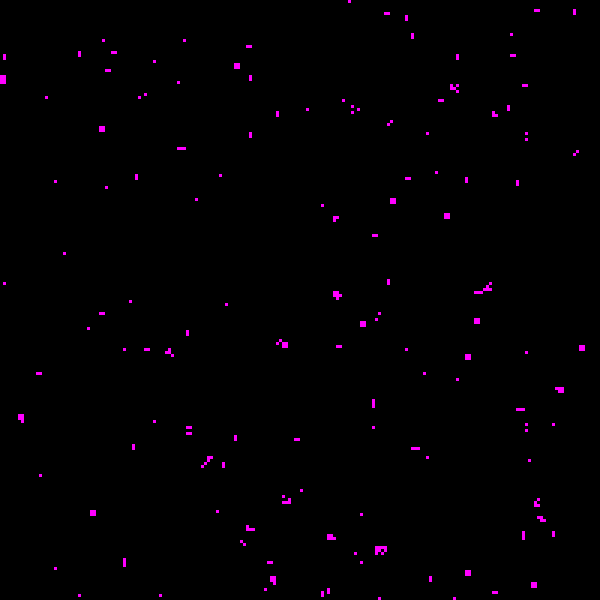
Frame 1 (no input)
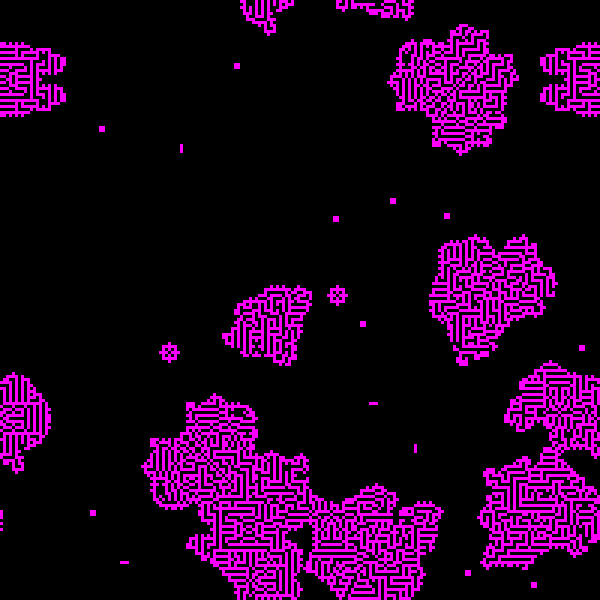
Frame 60 (the mouse pressed at the canvas centre just before this capture)
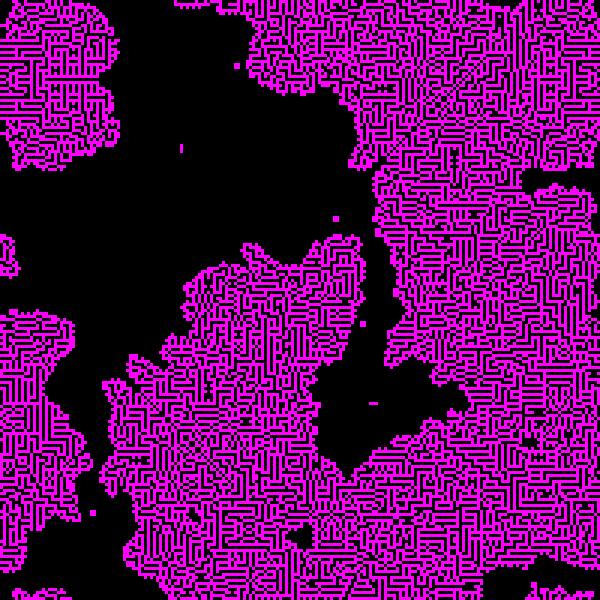
Frame 120 (the mouse held since frame 60 and released just before this capture)

The Processing sketch that drew these frames (run headless with seeded random() and noise(); from frame 60 on, the mouse is pressed at the canvas centre):

// Processing sketch: conway_bug_2
// ── conway_bug_2.pde
int WWIDTH = 200;
int WHEIGHT = 200;
boolean world[][][];
int cur,next;

void onestep() {
  for (int i = 0; i < WWIDTH; i++) {
    for (int j = 0; j < WHEIGHT; j++) {
      int up = (j-1+WHEIGHT) % WHEIGHT;
      int down = (j+1+WHEIGHT) % WHEIGHT;
      int left = (i-1+WWIDTH) % WWIDTH;
      int right = (i+1+WWIDTH) % WWIDTH;
      
      int count = 0;
      count += world[cur][i][up] ? 1 : 0;
      count += world[cur][i][down] ? 1 : 0;
      count += world[cur][left][up] ? 1 : 0;
      count += world[cur][left][down] ? 1 : 0;
      count += world[cur][right][up] ? 1 : 0;
      count += world[cur][right][down] ? 1 : 0;
      count += world[cur][left][j] ? 1 : 0;
      count += world[cur][right][j] ? 1 : 0;
      if (count == 3) {
        world[next][i][j] = true;
      } else {
        if (count < 2 || count > 5) {
          world[next][i][j] = false;
        } else {
          world[next][i][j] = world[cur][i][j];
        }
      }
    }
  }
  
  cur = (cur + 1) % 2;
  next = (next + 1) % 2;
}

void setup() {
  size(600,600);
  cur = 0;
  next = 1;
  world = new boolean[2][WWIDTH][WHEIGHT];
  for (int i = 0; i < WWIDTH; i++) {
    for (int j = 0; j < WHEIGHT; j++) {
      if (random(1.0) < 0.05) {
        world[cur][i][j] = true;
      } else {
        world[cur][i][j] = false;
      }
      world[next][i][j] = false;
    }
  }
}

void draw() {
  onestep();
  
  int CH = height / WHEIGHT;
  int CW = width / WWIDTH;
  background(204);
  noStroke();
  
  for (int i = 0; i < WWIDTH; i++) {
    for (int j = 0; j < WHEIGHT; j++) {
      if (world[cur][i][j]) { 
        fill(color(255,0,255)); 
      } else { 
        fill(color(0,0,0)); 
      }
      rect(i*CW, j*CH, CW, CH);
    }
  }
}
